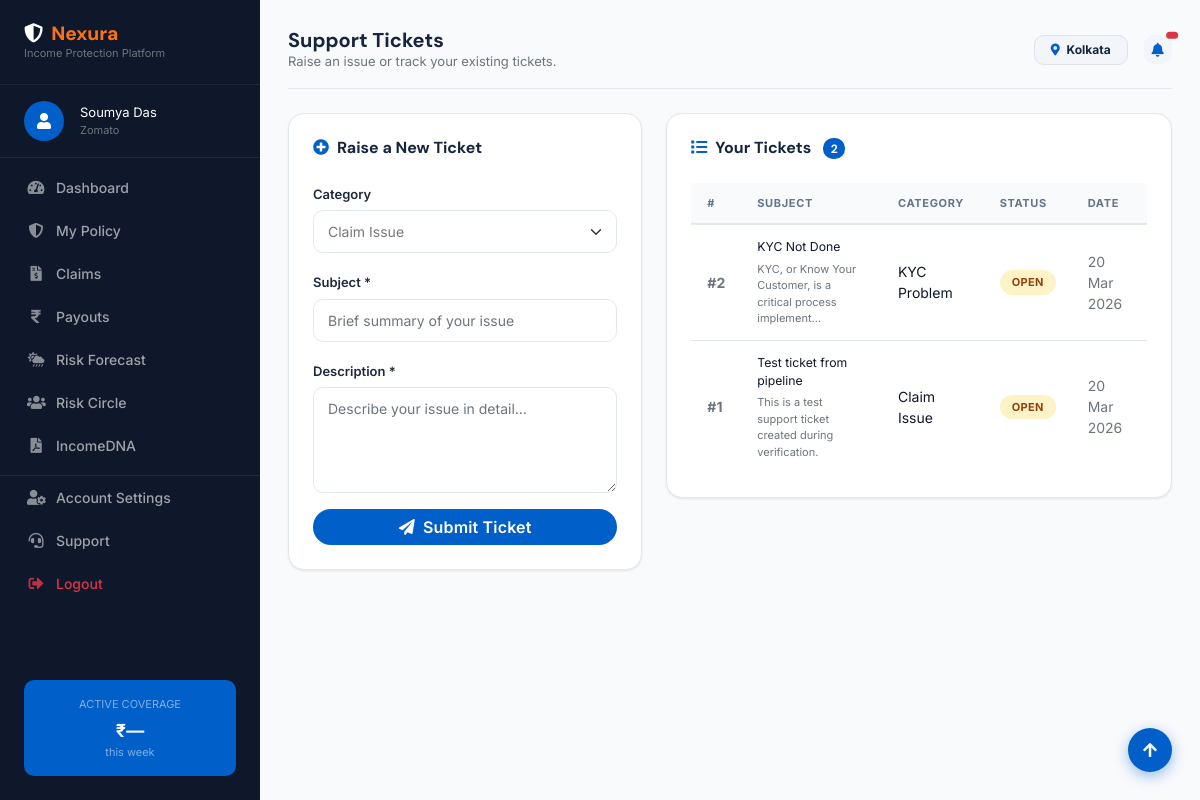
The page /support/ (signed in) on the database its author committed.
### apps/accounts/models.py (models this page shows, shortened)
class User(AbstractBaseUser, PermissionsMixin):
	LANGUAGE_CHOICES = [
		("en", "English"),
		("hi", "Hindi"),
		("bn", "Bengali"),
	]
	mobile = models.CharField(max_length=10, unique=True, validators=[mobile_validator])
	email = models.EmailField(blank=True, null=True)
	is_worker = models.BooleanField(default=True)
	is_admin = models.BooleanField(default=False)
	is_staff = models.BooleanField(default=False)
	is_active = models.BooleanField(default=True)
	mobile_verified = models.BooleanField(default=False)
	profile_complete = models.BooleanField(default=False)
	language = models.CharField(max_length=5, choices=LANGUAGE_CHOICES, default="en")
	date_joined = models.DateTimeField(auto_now_add=True)
	objects = UserManager()
	USERNAME_FIELD = "mobile"
	REQUIRED_FIELDS = []
	class Meta:
		ordering = ["-date_joined"]

### apps/workers/models.py (models this page shows, shortened)
class WorkerProfile(models.Model):
	PLATFORM_CHOICES = [
		("zomato", "Zomato"),
		("swiggy", "Swiggy"),
		("amazon", "Amazon Flex"),
		("zepto", "Zepto"),
		("blinkit", "Blinkit"),
		("dunzo", "Dunzo"),
		("other", "Other"),
	]
	SEGMENT_CHOICES = [
		("bike", "Bike"),
		("bicycle", "Bicycle"),
		("auto", "Auto Rickshaw"),
		("car", "Car"),
	]
	user = models.OneToOneField(
		settings.AUTH_USER_MODEL,
		on_delete=models.CASCADE,
		related_name="workerprofile",
	)
	name = models.CharField(max_length=120)
	platform = models.CharField(max_length=20, choices=PLATFORM_CHOICES, default="other")
	segment = models.CharField(max_length=20, choices=SEGMENT_CHOICES, default="bike")
	zone = models.ForeignKey(
		"zones.Zone",
		null=True,
		blank=True,
		on_delete=models.SET_NULL,
		related_name="workers",
	)
	upi_id = models.CharField(max_length=100, blank=True)
	risk_score = models.FloatField(default=0.0)
	risk_updated_at = models.DateTimeField(null=True, blank=True)
	grace_tokens = models.PositiveIntegerField(default=0)
	razorpay_contact_id = models.CharField(max_length=120, blank=True)
	razorpay_fund_acct_id = models.CharField(max_length=120, blank=True)
	razorpay_mandate_id = models.CharField(max_length=120, blank=True)
	created_at = models.DateTimeField(auto_now_add=True)
	updated_at = models.DateTimeField(auto_now=True)
	class Meta:
		ordering = ["-created_at"]

### apps/zones/models.py (models this page shows, shortened)
class Zone(models.Model):
	city = models.CharField(max_length=100)
	area_name = models.CharField(max_length=120)
	state = models.CharField(max_length=100, blank=True)
	lat = models.DecimalField(max_digits=10, decimal_places=7, null=True, blank=True)
	lng = models.DecimalField(max_digits=10, decimal_places=7, null=True, blank=True)
	radius_km = models.DecimalField(max_digits=6, decimal_places=2, default=5)
	risk_multiplier = models.DecimalField(max_digits=5, decimal_places=2, default=1.00)
	active = models.BooleanField(default=True)
	created_at = models.DateTimeField(auto_now_add=True)
	updated_at = models.DateTimeField(auto_now=True)
	class Meta:
		ordering = ["city", "area_name"]

### apps/core/models.py (models this page shows, shortened)
class SupportTicket(models.Model):
    CATEGORY_CHOICES = [
        ('claim_issue', 'Claim Issue'),
        ('payout_delay', 'Payout Delay'),
        ('kyc_problem', 'KYC Problem'),
        ('premium_query', 'Premium Query'),
        ('technical', 'Technical Issue'),
        ('other', 'Other'),
    ]
    STATUS_CHOICES = [
        ('open', 'Open'),
        ('in_progress', 'In Progress'),
        ('resolved', 'Resolved'),
        ('closed', 'Closed'),
    ]
    worker = models.ForeignKey(
        'accounts.User',
        on_delete=models.CASCADE,
        related_name='support_tickets',
    )
    category = models.CharField(max_length=30, choices=CATEGORY_CHOICES, default='other')
    subject = models.CharField(max_length=200)
    description = models.TextField()
    status = models.CharField(max_length=20, choices=STATUS_CHOICES, default='open')
    admin_response = models.TextField(blank=True)
    created_at = models.DateTimeField(auto_now_add=True)
    updated_at = models.DateTimeField(auto_now=True)
    class Meta:
        ordering = ['-created_at']

### apps/core/views.py (the view, shortened to what this page needs)
@login_required(login_url='accounts:login')
def support_list(request):
    if not request.user.is_worker and not (request.user.is_admin or request.user.is_staff):
        return redirect('core:home')
    from .models import SupportTicket
    tickets = SupportTicket.objects.filter(worker=request.user)
    return render(request, 'core/support.html', {
        'tickets':    tickets,
        'categories': SupportTicket.CATEGORY_CHOICES,
    })

### templates/core/support.html (shortened to what this page needs)
{% extends "base_dashboard.html" %}
{% load static %}
{% block page_title %}Support Tickets{% endblock %}
{% block page_subtitle %}Raise an issue or track your existing tickets.{% endblock %}
{% block content %}
<div class="row g-4">
  <div class="col-lg-5">
    <div class="nexura-stat-card">
      <h6 class="fw-bold mb-4">
        <i class="fas fa-plus-circle text-primary me-2"></i>Raise a New Ticket
      </h6>
      <form method="POST">
        <div class="mb-3">
          <label class="form-label small fw-semibold">Category</label>
          <select name="category" class="form-select">
            {% for val, label in categories %}
            <option value="{{ val }}">{{ label }}</option>
            {% endfor %}
          </select>
        </div>
        <div class="mb-3">
          <label class="form-label small fw-semibold">Subject *</label>
          <input type="text" name="subject" class="form-control" placeholder="Brief summary of your issue" required maxlength="200">
        </div>
        <div class="mb-3">
          <label class="form-label small fw-semibold">Description *</label>
          <textarea name="description" class="form-control" rows="4" placeholder="Describe your issue in detail…" required></textarea>
        </div>
        <button type="submit" class="btn btn-primary w-100 rounded-pill fw-semibold">
          <i class="fas fa-paper-plane me-2"></i>Submit Ticket
        </button>
      </form>
    </div>
  </div>
  <div class="col-lg-7">
    <div class="nexura-stat-card">
      <h6 class="fw-bold mb-4">
        <i class="fas fa-list text-primary me-2"></i>Your Tickets
        <span class="badge bg-primary ms-2">{{ tickets|length }}</span>
      </h6>
      {% if tickets %}
      <div class="table-responsive">
        <table class="nexura-table">
          <thead>
            <tr><th>#</th><th>Subject</th><th>Category</th><th>Status</th><th>Date</th></tr>
          </thead>
          <tbody>
            {% for t in tickets %}
            <tr>
              <td class="small fw-bold text-muted">#{{ t.pk }}</td>
              <td>
                <p class="small fw-semibold mb-1">{{ t.subject }}</p>
                <p class="text-muted mb-0" style="font-size:11px;">{{ t.description|truncatechars:60 }}</p>
              </td>
              <td class="small">{{ t.get_category_display }}</td>
              <td>
                <span class="status-badge {% if t.status == 'open' %}pending{% elif t.status == 'resolved' %}active{% elif t.status == 'in_progress' %}credited{% else %}paused{% endif %}">
                  {{ t.get_status_display }}
                </span>
              </td>
              <td class="small text-muted">{{ t.created_at|date:"d M Y" }}</td>
            </tr>
            {% endfor %}
          </tbody>
        </table>
      </div>
      {% else %}
      <div class="text-center py-5">
        <i class="fas fa-headset text-muted" style="font-size:3rem; opacity:.3;"></i>
        <p class="text-muted mt-3">No tickets yet. Use the form to raise an issue.</p>
      </div>
      {% endif %}
    </div>
  </div>
</div>
{% endblock %}

### templates/base_dashboard.html (shortened to what this page needs)
{% extends "base.html" %}
{% load static %}
{% block body_class %}nexura-dashboard{% endblock %}
{% block full_page %}
<nav class="nexura-sidebar" id="nexuraSidebar">
    <div class="sidebar-brand">
        <h4><i class="fas fa-shield-alt me-2"></i><span>Nexura</span></h4>
        <p class="text-muted mb-0" style="font-size: 11px;">Income Protection Platform</p>
    </div>
    {% if request.user.is_authenticated and request.user.is_worker %}
    <div class="px-4 py-3 border-bottom" style="border-color: rgba(255,255,255,0.08) !important;">
        <div class="d-flex align-items-center gap-3">
            <div class="bg-primary rounded-circle d-flex align-items-center justify-content-center"
                 style="width:40px;height:40px;flex-shrink:0;">
                <i class="fas fa-user text-white"></i>
            </div>
            <div class="overflow-hidden">
                <p class="text-white fw-semibold mb-0 text-truncate" style="font-size:13px;">
                    {{ request.user.workerprofile.name|default:request.user.mobile }}
                </p>
                <p class="text-muted mb-0" style="font-size:11px;">
                    {{ request.user.workerprofile.get_platform_display|default:"Gig Worker" }}
                </p>
            </div>
        </div>
    </div>
    {% endif %}
    <ul class="nav flex-column mt-2 px-0">
        <li class="nav-item">
            <a href="{% url 'workers:dashboard' %}"
               class="nav-link {% block sidebar_dashboard %}{% endblock %}">
                <i class="fas fa-tachometer-alt"></i>
                <span>Dashboard</span>
            </a>
        </li>
        <li class="nav-item">
            <a href="{% url 'policies:my_policy' %}"
               class="nav-link {% block sidebar_policy %}{% endblock %}">
                <i class="fas fa-shield-alt"></i>
                <span>My Policy</span>
            </a>
        </li>
        <li class="nav-item">
            <a href="{% url 'claims:my_claims' %}"
               class="nav-link {% block sidebar_claims %}{% endblock %}">
                <i class="fas fa-file-invoice-dollar"></i>
                <span>Claims</span>
            </a>
        </li>
        <li class="nav-item">
            <a href="{% url 'payouts:history' %}"
               class="nav-link {% block sidebar_payouts %}{% endblock %}">
                <i class="fas fa-rupee-sign"></i>
                <span>Payouts</span>
            </a>
        </li>
        <li class="nav-item">
            <a href="{% url 'forecasting:zone_forecast' %}"
               class="nav-link {% block sidebar_forecast %}{% endblock %}">
                <i class="fas fa-cloud-sun-rain"></i>
                <span>Risk Forecast</span>
            </a>
        </li>
        <li class="nav-item">
            <a href="{% url 'circles:my_circle' %}"
               class="nav-link {% block sidebar_circles %}{% endblock %}">
                <i class="fas fa-users"></i>
                <span>Risk Circle</span>
            </a>
        </li>
        <li class="nav-item">
            <a href="{% url 'documents:income_dna' %}"
               class="nav-link {% block sidebar_documents %}{% endblock %}">
                <i class="fas fa-file-pdf"></i>
                <span>IncomeDNA</span>
            </a>
        </li>
        <li class="nav-item mt-2" style="border-top: 1px solid rgba(255,255,255,0.08);">
            <a href="{% url 'workers:account' %}"
               class="nav-link {% block sidebar_account %}{% endblock %}">
                <i class="fas fa-user-cog"></i>
                <span>Account Settings</span>
            </a>
        </li>
        <li class="nav-item">
            <a href="{% url 'core:support' %}" class="nav-link">
                <i class="fas fa-headset"></i>
                <span>Support</span>
            </a>
        </li>
        <li class="nav-item">
            <a
        <a href="{% url 'accounts:logout' %}" class="nav-link text-danger">
                <i class="fas fa-sign-out-alt"></i>
                <span>Logout</span>
            </a>
        </li>
    </ul>
    <div class="position-absolute bottom-0 start-0 end-0 p-4">
        <div class="bg-primary bg-opacity-25 rounded p-3 text-center">
            <p class="text-white-50 mb-1" style="font-size: 11px;">ACTIVE COVERAGE</p>
            <p class="text-white fw-bold mb-0" style="font-size: 18px;">
                ₹{% block sidebar_coverage %}—{% endblock %}
            </p>
            <p class="text-white-50 mb-0" style="font-size: 11px;">this week</p>
        </div>
    </div>
</nav>
<div class="nexura-main-content">
    <div class="d-flex justify-content-between align-items-center mb-4 pb-3"
         style="border-bottom: 1px solid #e2e8f0;">
        <div class="d-flex align-items-center gap-3">
            <div>
                <h5 class="mb-0 fw-bold text-dark">{% block page_title %}Dashboard{% endblock %}</h5>
                <p class="mb-0 text-muted" style="font-size: 13px;">{% block page_subtitle %}{% endblock %}</p>
            </div>
        </div>
        <div class="d-flex align-items-center gap-3">
            {% if request.user.is_authenticated and request.user.is_worker %}
            <span class="badge bg-light text-dark border px-3 py-2" style="font-size: 12px;">
                <i class="fas fa-map-marker-alt text-primary me-1"></i>
                {{ request.user.workerprofile.zone.city|default:"—" }}
            </span>
            {% endif %}
            <div class="dropdown">
                <button class="btn btn-light btn-sm position-relative"
                        type="button"
                        id="dashboardNotifDropdown"
                        data-bs-toggle="dropdown"
                        data-bs-auto-close="outside"
                        aria-expanded="false"
                        aria-label="Open notifications">
                    <i class="fas fa-bell"></i>
                    <span class="position-absolute top-0 start-100 translate-middle badge rounded-pill bg-danger"
                          style="font-size: 9px;">
                    </span>
                </button>
            </div>
        </div>
    </div>
    {% block content %}{% endblock %}
</div>
<a href="#" class="btn btn-primary btn-lg-square rounded-circle back-to-top">
    <i class="fa fa-arrow-up"></i>
</a>
{% endblock full_page %}

### rows shown on the page
User: user.workerprofile.name "Soumya Das", user.workerprofile.platform "Zomato", user.workerprofile.zone.city "Kolkata"
SupportTicket: pk "2", subject "KYC Not Done", description "KYC, or Know Your Customer, is a critical process implement…", category "KYC Problem", status "OPEN", created_at "20 Mar 2026"
SupportTicket: pk "1", subject "Test ticket from pipeline", description "This is a test support ticket created during verification.", category "Claim Issue", status "OPEN", created_at "20 Mar 2026"

### other values the page prints
{{ tickets|length }} "2"
form field category "Claim Issue"
